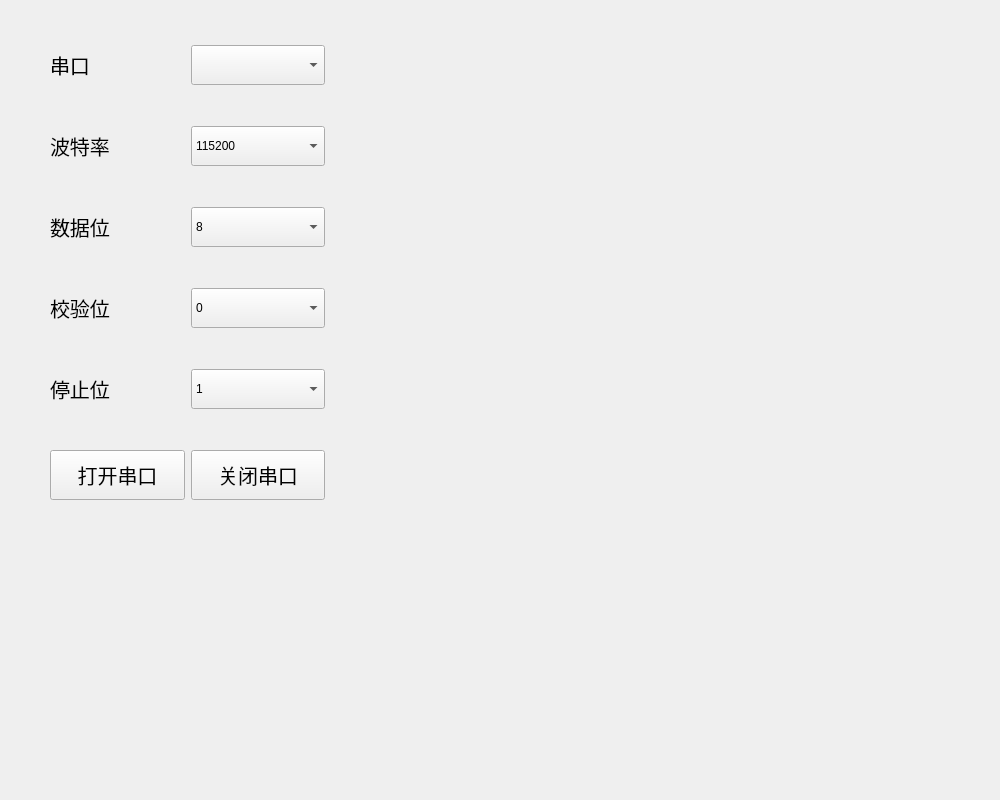
<?xml version="1.0" encoding="UTF-8"?>
<ui version="4.0">
 <class>chuankouForm</class>
 <widget class="QWidget" name="chuankouForm">
  <property name="geometry">
   <rect>
    <x>0</x>
    <y>0</y>
    <width>1000</width>
    <height>800</height>
   </rect>
  </property>
  <property name="windowTitle">
   <string>Form</string>
  </property>
  <property name="styleSheet">
   <string notr="true"/>
  </property>
  <widget class="QWidget" name="layoutWidget">
   <property name="geometry">
    <rect>
     <x>50</x>
     <y>10</y>
     <width>275</width>
     <height>531</height>
    </rect>
   </property>
   <layout class="QVBoxLayout" name="verticalLayout">
    <item>
     <layout class="QHBoxLayout" name="horizontalLayout">
      <item>
       <widget class="QLabel" name="label">
        <property name="enabled">
         <bool>true</bool>
        </property>
        <property name="font">
         <font>
          <pointsize>15</pointsize>
         </font>
        </property>
        <property name="text">
         <string>串口</string>
        </property>
       </widget>
      </item>
      <item>
       <widget class="QComboBox" name="PortBox">
        <property name="maximumSize">
         <size>
          <width>16777215</width>
          <height>40</height>
         </size>
        </property>
        <property name="sizeIncrement">
         <size>
          <width>0</width>
          <height>0</height>
         </size>
        </property>
        <property name="iconSize">
         <size>
          <width>24</width>
          <height>30</height>
         </size>
        </property>
       </widget>
      </item>
     </layout>
    </item>
    <item>
     <layout class="QHBoxLayout" name="horizontalLayout_2">
      <item>
       <widget class="QLabel" name="label_2">
        <property name="font">
         <font>
          <pointsize>15</pointsize>
         </font>
        </property>
        <property name="text">
         <string>波特率</string>
        </property>
       </widget>
      </item>
      <item>
       <widget class="QComboBox" name="BaudBox">
        <property name="maximumSize">
         <size>
          <width>16777215</width>
          <height>40</height>
         </size>
        </property>
        <item>
         <property name="text">
          <string>115200</string>
         </property>
        </item>
        <item>
         <property name="text">
          <string>19200</string>
         </property>
        </item>
        <item>
         <property name="text">
          <string>14400</string>
         </property>
        </item>
        <item>
         <property name="text">
          <string>9600</string>
         </property>
        </item>
        <item>
         <property name="text">
          <string>2400</string>
         </property>
        </item>
        <item>
         <property name="text">
          <string>1800</string>
         </property>
        </item>
       </widget>
      </item>
     </layout>
    </item>
    <item>
     <layout class="QHBoxLayout" name="horizontalLayout_3">
      <item>
       <widget class="QLabel" name="label_3">
        <property name="font">
         <font>
          <pointsize>15</pointsize>
         </font>
        </property>
        <property name="text">
         <string>数据位</string>
        </property>
       </widget>
      </item>
      <item>
       <widget class="QComboBox" name="BitBox">
        <property name="maximumSize">
         <size>
          <width>16777215</width>
          <height>40</height>
         </size>
        </property>
        <item>
         <property name="text">
          <string>8</string>
         </property>
        </item>
        <item>
         <property name="text">
          <string>5</string>
         </property>
        </item>
       </widget>
      </item>
     </layout>
    </item>
    <item>
     <layout class="QHBoxLayout" name="horizontalLayout_4">
      <item>
       <widget class="QLabel" name="label_4">
        <property name="font">
         <font>
          <pointsize>15</pointsize>
         </font>
        </property>
        <property name="text">
         <string>校验位</string>
        </property>
       </widget>
      </item>
      <item>
       <widget class="QComboBox" name="ParityBox">
        <property name="maximumSize">
         <size>
          <width>16777215</width>
          <height>40</height>
         </size>
        </property>
        <item>
         <property name="text">
          <string>0</string>
         </property>
        </item>
        <item>
         <property name="text">
          <string>1</string>
         </property>
        </item>
       </widget>
      </item>
     </layout>
    </item>
    <item>
     <layout class="QHBoxLayout" name="horizontalLayout_5">
      <item>
       <widget class="QLabel" name="label_5">
        <property name="font">
         <font>
          <pointsize>15</pointsize>
         </font>
        </property>
        <property name="text">
         <string>停止位</string>
        </property>
       </widget>
      </item>
      <item>
       <widget class="QComboBox" name="StopBox">
        <property name="maximumSize">
         <size>
          <width>16777215</width>
          <height>40</height>
         </size>
        </property>
        <item>
         <property name="text">
          <string>1</string>
         </property>
        </item>
        <item>
         <property name="text">
          <string>2</string>
         </property>
        </item>
       </widget>
      </item>
     </layout>
    </item>
    <item>
     <layout class="QHBoxLayout" name="horizontalLayout_6">
      <item>
       <widget class="QPushButton" name="OpenSerialButton">
        <property name="maximumSize">
         <size>
          <width>16777215</width>
          <height>50</height>
         </size>
        </property>
        <property name="font">
         <font>
          <pointsize>15</pointsize>
         </font>
        </property>
        <property name="text">
         <string>打开串口</string>
        </property>
       </widget>
      </item>
      <item>
       <widget class="QPushButton" name="closeSerialButton">
        <property name="maximumSize">
         <size>
          <width>16777215</width>
          <height>50</height>
         </size>
        </property>
        <property name="font">
         <font>
          <pointsize>15</pointsize>
         </font>
        </property>
        <property name="text">
         <string>关闭串口</string>
        </property>
       </widget>
      </item>
     </layout>
    </item>
   </layout>
  </widget>
  <widget class="QLabel" name="label_6">
   <property name="geometry">
    <rect>
     <x>0</x>
     <y>7</y>
     <width>1000</width>
     <height>800</height>
    </rect>
   </property>
   <property name="styleSheet">
    <string notr="true">background-image: url(:/image/主界面.jpg);</string>
   </property>
   <property name="text">
    <string/>
   </property>
  </widget>
  <zorder>label_6</zorder>
  <zorder>layoutWidget</zorder>
 </widget>
 <resources/>
 <connections/>
</ui>
